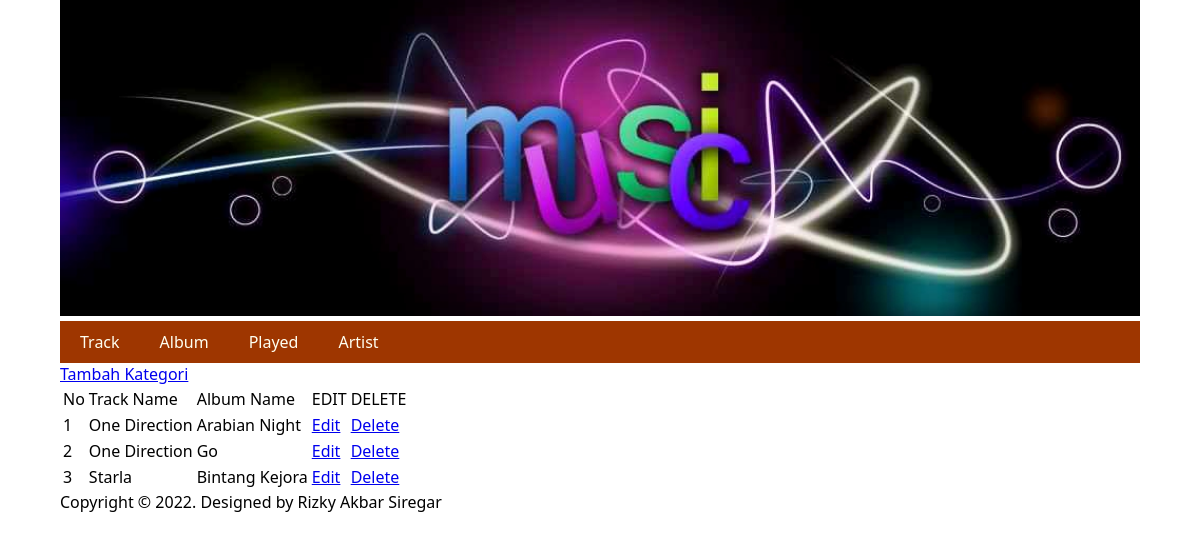
The page /album/album.php on the database its author committed.
### tables this page shows
CREATE TABLE `tb_album` (
  `alb_id` int(11) NOT NULL,
  `alb_id_artist` int(11) NOT NULL,
  `alb_name` varchar(100) NOT NULL
);

CREATE TABLE `tb_artist` (
  `art_id` int(11) NOT NULL,
  `art_name` varchar(100) NOT NULL
);

### inc/Koneksi.php (called while the page is built, shortened)
<?php
class Koneksi {
    public function __construct() {
        $this->db = new PDO("mysql:host=localhost;dbname=pbwd_quiz_genap", "root", "");
    }
}

### album/Kategori.php (called while the page is built, shortened)
<?php
require_once "../inc/Koneksi.php";
class Kategori extends Koneksi
{
    public function tampilAlbum()
    {
        $sql = "SELECT * FROM tb_album,tb_artist WHERE tb_artist.art_id =tb_album.alb_id_artist";
        $stmt = $this->db->prepare($sql);
        $stmt->execute();
        $data = [];
        while ($rows = $stmt->fetch()) {
            $data[] = $rows;
        }
        return $data;
    }
}

### album/kat_tampil.php (the view)
<?php
require_once "Kategori.php";
$kat = new Kategori();
$rows = $kat->tampilAlbum();
?>
<a href="kat_input.php">Tambah Kategori</a>
<table>
    <tr>
        <td>No</td>
        <td>Track Name</td>
        <td>Album Name</td>
        <td>EDIT</td>
        <td>DELETE</td>
    </tr>
    <?php
    $no = 1;
    foreach ($rows as $row) {
    ?>
        <tr>
            <td><?php echo $no; ?></td>
            <td><?php echo $row['art_name']; ?></td>
            <td><?php echo $row['alb_name']; ?></td>
            <td><a href="kat_edit.php?id=<?php echo $row['alb_id']; ?>">Edit</a></td>
            <td><a href="kat_delete.php?id=<?php echo $row['alb_id']; ?>">Delete</a></td>
        </tr>
    <?php
        $no++;
    }
    ?>
</table>

### layouts/assets/css/style.css (style rules this page uses)
body { font-family: 'Segoe UI', Tahoma, Geneva, Verdana, sans-serif; margin: 0; }

### rows shown on the page
tb_album: alb_id_artist.art_name "One Direction", alb_name "Arabian Night"
tb_album: alb_id_artist.art_name "One Direction", alb_name "Go"
tb_album: alb_id_artist.art_name "Starla", alb_name "Bintang Kejora"
